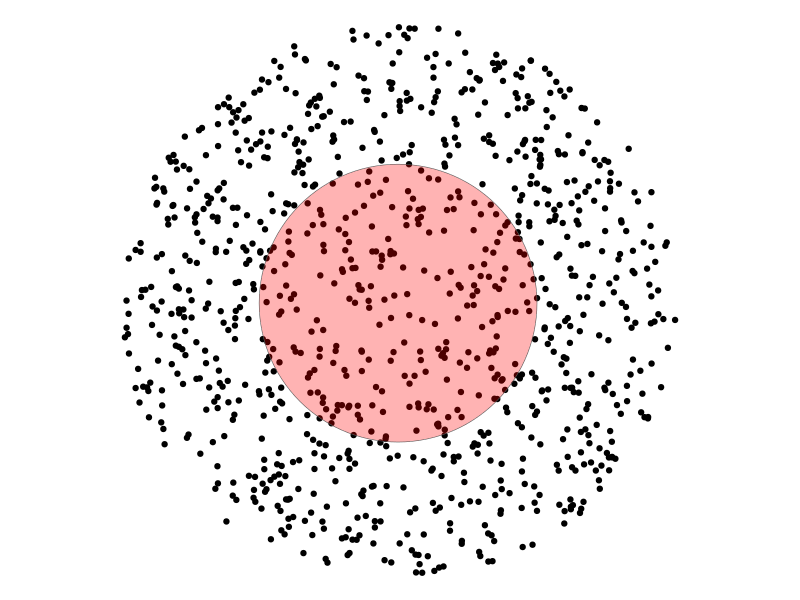
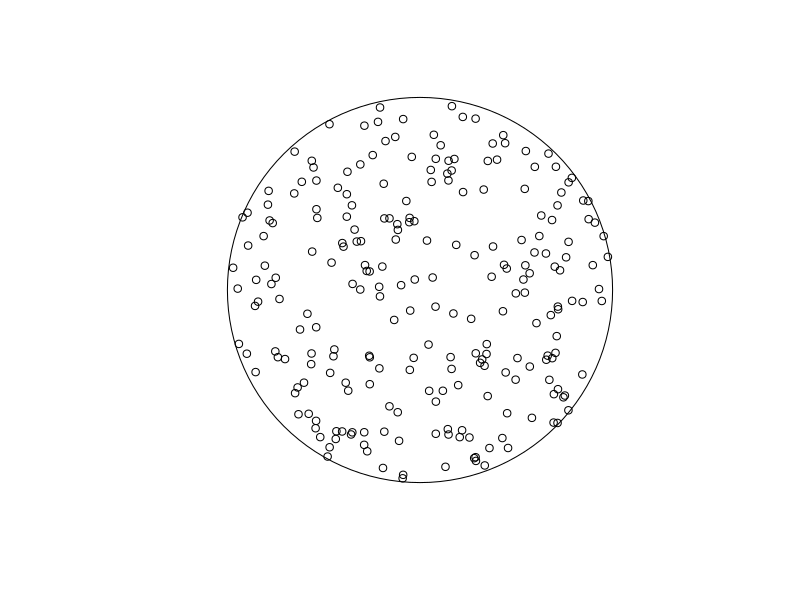
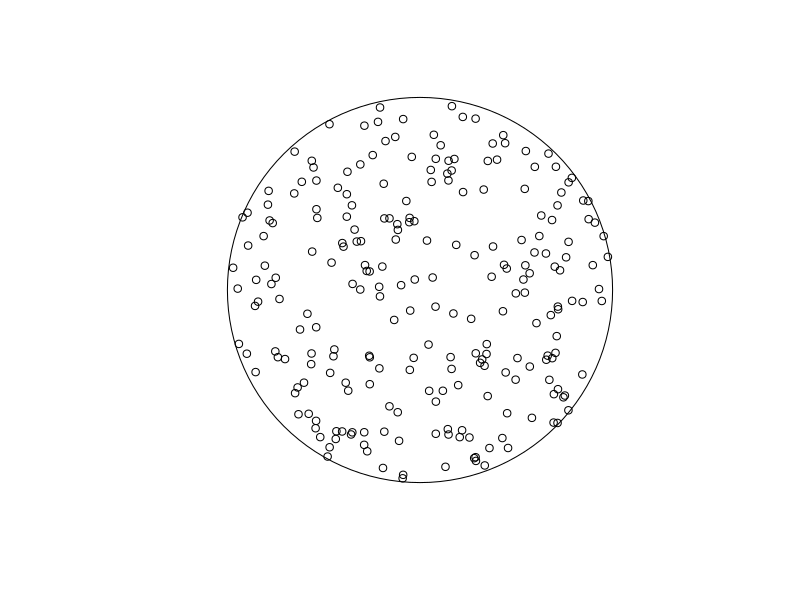
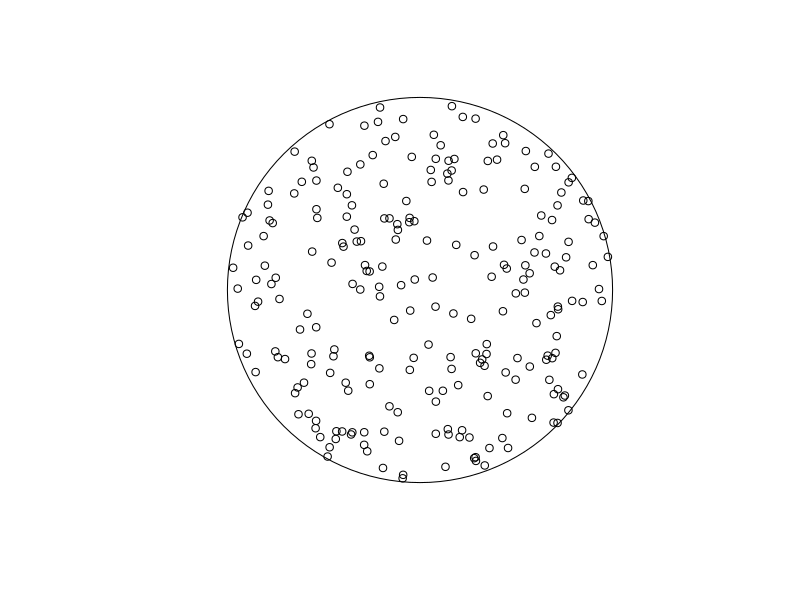

Here is the R script that generated these plots, in order: (Note: this script raises an error after producing the figures.)
## ---- chunk 1
knitr::opts_chunk$set(echo = TRUE)
## ---- chunk 2

library(sf)
library(tidyverse)
library(microbenchmark)
monte_generoso <- st_buffer(st_sfc(st_point(c(722758.81,87648.67)),crs = 21781),1000)

points <- st_sample(st_buffer(monte_generoso,1000),1000,what = "centers")

ggplot() + 
  geom_sf(data = points)+
  geom_sf(data = monte_generoso,fill = "red",alpha = 0.3) + 
  theme_void()


## ---- chunk 3
points_filter1 <- points[st_within(points,monte_generoso,sparse = FALSE)[,1]]
plot(monte_generoso); plot(points_filter1, add = TRUE)

points_filter2 <- points[st_contains(monte_generoso,points,sparse = FALSE)[1,]]
plot(monte_generoso); plot(points_filter2, add = TRUE)

points_filter3 <- points[st_intersects(points,monte_generoso,sparse = FALSE)[,1]]
plot(monte_generoso); plot(points_filter3, add = TRUE)

identical(points_filter1,points_filter2)
identical(points_filter1,points_filter3)
## ---- chunk 4
mbm  <- microbenchmark(
  intersects = st_intersects(monte_generoso,points),
  within = st_within(points,monte_generoso),
  contains = st_contains(monte_generoso,points),
  times = 100
)

mbm$time <- microbenchmark:::convert_to_unit(mbm$time,"t")

ggplot(mbm, aes(expr,time,fill = expr)) +
  ggplot2::geom_violin() +
  coord_flip() +
  theme_minimal() +
  # expand_limits(y = 0) +
  labs(x = "Function",y = paste0("Duration (in ",attr(mbm$time,"unit"),")")) +
  theme(legend.position = "none")

# this could have also been done with autoplot(), but I don't like automated plottnig functions.

## ---- chunk 5
mbm2 <- map_dfr(c(10,100,500,1000,5000,10000),function(n_points){
  
  points <- st_sample(st_buffer(monte_generoso,1000),n_points,what = "centers")

  mbm  <- microbenchmark(
  intersects = st_intersects(monte_generoso,points),
  within = st_within(points,monte_generoso),
  contains = st_contains(monte_generoso,points),
  times = 10
  )
  as.data.frame(mbm) %>%
    mutate(n = n_points)
})
## ---- chunk 6
mbm2$time <- microbenchmark:::convert_to_unit(mbm2$time,"t")

mbm2 %>%
  group_by(expr,n) %>%
  summarise(
    median = median(time),
    q25 = quantile(time,0.25),
    q75 = quantile(time,0.75)
  ) %>%
ggplot(aes(n,median, colour = expr)) +
  geom_line() +
  geom_pointrange(aes(ymin = q25,ymax = q75)) +
  labs(x = "# data points",y = paste0("Duration (in ",attr(mbm2$time,"unit"),")"), colour = "Binary Predicate Operation") +
  theme_minimal() +
  theme(legend.position = "bottom") 

## ---- chunk 7


mbm3 <- map_dfr(c(1,5,20,100,500),function(n_circles){
  
  points <- st_sample(st_buffer(monte_generoso,1000),1000,what = "centers")
  circles <-   st_sample(st_buffer(monte_generoso,1000),n_circles,what = "centers") %>%
    st_buffer(500)

  mbm  <- microbenchmark(
  intersects = st_intersects(monte_generoso,points),
  within = st_within(points,monte_generoso),
  contains = st_contains(monte_generoso,points),
  times = 10
  )
  as.data.frame(mbm) %>%
    mutate(n = n_circles)
})

mbm3$time <- microbenchmark:::convert_to_unit(mbm3$time,"t")


mbm3 %>%
  group_by(expr,n) %>%
  summarise(
    median = median(time),
    q25 = quantile(time,0.25),
    q75 = quantile(time,0.75)
  ) %>%
ggplot(aes(n,median, colour = expr)) +
  geom_line() +
  geom_pointrange(aes(ymin = q25,ymax = q75)) +
  labs(x = "# data circles",y = paste0("Duration (in ",attr(mbm3$time,"unit"),")"), colour = "Binary Predicate Operation") +
  theme_minimal() +
  theme(legend.position = "bottom") 

## ---- chunk 8
sessionInfo()
